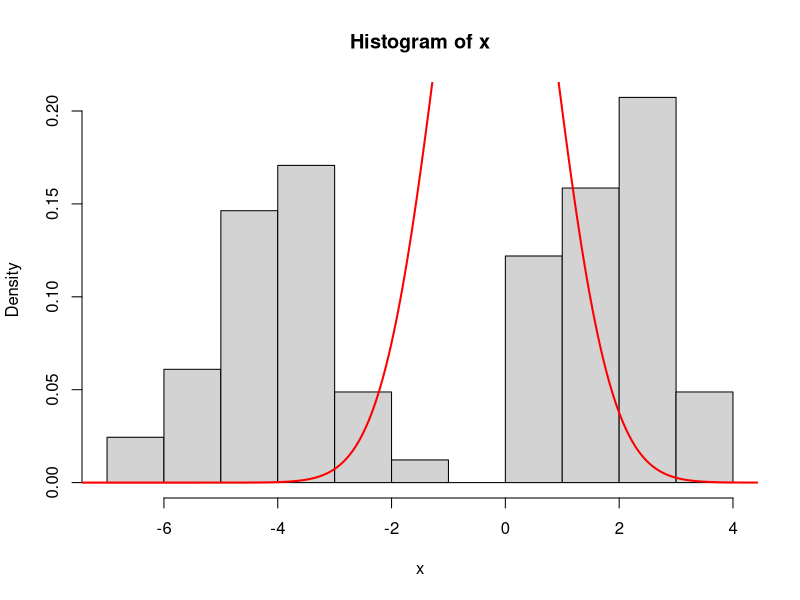

Write the R code that produced this figure.

# zPrior(z = c(1, 2, 3), K = 3, N = 3, alpha = 1.0 )
# -log(6)

################
#---PACKAGES---#
################
require(compiler)
# require(mixtools)

############
#---DATA---#
############
# data generated from a mixture of two normals 0.5 * N(-4,1) + 0.5 * N(2,1) 
x <- c(3.2021219417081, 2.65741884298405, 0.780137036066781, 3.64724723765017, 
       2.81041331245526, -4.62984071052694, -3.14281370657829, -3.12319766617262, 
       0.908978440112633, 2.51957106216094, 1.6829613082298, -3.87567468005131, 
       0.945705446404869, 0.495428223641111, -3.70222557688605, 3.68414040371748, 
       1.71340601895164, 1.14251338854263, -4.67625135117806, -4.36161079110522, 
       2.5622235140633, 2.06378756223698, -6.05965795191174, 2.03357186159356, 
       1.85332992519105, -2.90292806264, -2.3872030054047, 2.97532564926973, 
       1.36038670563403, 2.03484398255987, -2.90544404614717, 1.94541101948915, 
       1.89877326620243, -4.58947787551057, -5.23332969425005, 1.35028279895402, 
       -5.7057364084379, -4.19795250440479, 0.169765958342949, -4.41040237770636, 
       3.23366242337812, 2.7355634096666, -3.79124850215067, 1.81625386149323, 
       1.1244817398166, -5.351603849814, -4.28238069609014, 2.81686670597407, 
       -3.41167847159064, 2.2695834486729, -4.33355486366414, -4.07156878219267, 
       0.66540681953474, 1.54438714296735, -6.69483940993138, -3.33693275965261, 
       -1.79182385472336, 2.57088565077193, 1.36080493186315, 2.47510953571402, 
       2.21485345997249, -3.14067593928145, -5.09841477435681, 0.995868098296324, 
       0.780575051090966, -4.78524027264247, -5.00218879969458, -3.31819478384048, 
       -3.22225921308094, 2.90755400556924, -4.5340589955408, -3.17250220599487, 
       1.3692421554455, 0.471461424865359, 2.21459894893125, -2.10032867323119, 
       -3.94392608719873, -3.96057630155318, -3.71448565584273, 0.730529435675807, 
       2.20540388616452, -4.56182609476879)

# x = rnormmix(82, lambda = c(0.5, 0.5), mu = c(-4, 2), sigma = c(1, 1))

##################
#---LIKELIHOOD---#
##################

partialLoglike <- function(x, mu, P) {
  return(dnorm( x, mean = mu, sd = P, log = TRUE))
}

loglikelihood <- function(mu, z, P, data) {
  # mu - vector with K unique mean values
  # z - vector with N cluster assignments
  # data - vector with N data points
  # P - std dev (fixed)
  logL = 0;
  for(i in 1 : length(data)) {
    xi = data[i]
    mui = mu[z[i]]
    logL = logL + partialLoglike(xi, mui, P) #dnorm(x = xi, mean = mui, sd = P, log = TRUERUE )
  }
  
  return(logL )
}#END: loglikelihood

loglikelihood <- cmpfun(loglikelihood)

############
############
##---MU---##
############
############

#---PRIOR---#
muPrior <- function(mu, K, mu0, P0) {
  # prior for mu parameters (base model)
  # mu: vector of K unique parameter values
  # @return: likelihood of mu
  loglike = 0
  for(i in 1 : K) {
    
    loglike = loglike + dnorm(mu[i], mu0, P0)
    
  }#END: i loop
  
  return(loglike)
}#END: muPrior

muPrior <- cmpfun(muPrior)

#---RANDOM DRAW FROM PRIOR---#
muRand <- function(mu0, P0) {
  # generates random value from the prior for mu
  value = rnorm(n = 1, mean = mu0, sd = P0)
  return(value)
}#END: muRand

#---PROPOSAL---#
muProposal <- function(xt, operate = TRUE, gaussian = FALSE, window = 0.1, s = NULL) {
  # random walk (symmetric) proposals 
  K = length(xt)
  r.cand = rep(NA, K)
  d.cand = rep(NA, K)
  d.curr = rep(NA, K)
  
  for(i in 1 : K) {
    
    if(operate) {
      if (gaussian){
        # Normal random walk proposal
        r.cand[i] = rnorm(1, mean = xt[i], sd = s)
        d.cand[i] = dnorm(r.cand[i], mean = xt[i], sd = s, log = TRUE)
        d.curr[i] = dnorm(xt[i], mean = xt[i], sd = s, log = TRUE)
        
      }else{
        
        r.cand[i] = runif(1, min = xt[i] - window, max = xt[i] + window)
        # they will be the same, proposal is symmetrical
        d.cand[i] = dunif(r.cand[i], min = xt[i] - window, max = xt[i] + window, log = TRUE)
        d.curr[i] = dunif(xt[i], min = xt[i] - window, max = xt[i] + window, log = TRUE)
        
      }
      
      
    } else {
      r.cand[i] = xt[i]
      d.cand[i] = 0
      d.curr[i] = 0
    }
    
  }#END: i loop
  
  return(list(r.cand = r.cand, d.cand = d.cand, d.curr = d.curr))
}#END: muProposal

muProposal <- cmpfun(muProposal)

###########
###########
##---Z---##
###########
###########

#---PRIOR---#
zPrior <- function(z, K, N, mu, mu0, P0, alpha) {
  # prior for cluster assignments
  # @return: loglikelihood of an assignmnent z
  counts = matrix(NA, ncol = K, dimnames = list(NULL, c(1 : K) ) )
  theTable <- table(z)
  
  for(i in 1 : K) {
    colname <-  colnames(counts)[i]
    value <- theTable[which(names(theTable) == colname)]
    value <- ifelse(is.numeric(value), value, 0)
    counts[, i] <- ifelse(is.na(value), 0, value)
  }#END: i loop
  
  loglike = K * log(alpha)
  for(i in 1 : K) {
    
    eta = counts[i]
    if(eta > 0) {
      loglike = loglike + lfactorial(eta - 1)
    }# END: eta check
    
  }# END: i loop
  
  for(i in 1 : N) {
    loglike = loglike - log(alpha + i - 1)
  }
  
  loglike = loglike + muPrior(mu, K, mu0, P0)
  
  return(loglike)
}#END: prior

zPrior <- cmpfun(zPrior)

#---PROPOSAL---#
# zProposal <- function(z, K, N, mu, P, mu0, P0, alpha) {
#   # random walk (symmetric) integer proposal
#   index = sample( c(1 : N), 1)
#   value = sample( c(1 : K), 1 )
#   
#   r.cand = z
#   r.cand[index] = value
#   
#   # on the log scale
#   d.cand = 0
#   d.curr = 0
#   
#   return(list(r.cand = r.cand, d.cand = d.cand, d.curr = d.curr))
# }# END: proposal

zProposal <- function(z, K, N, mu, P, mu0, P0, alpha) {
  # gibbs proposal (algorithm 2 from Neal 2000)
  r.cand = z
  for(index in 1 : N) {
    
    occupancy = matrix(NA, ncol = K, dimnames = list(NULL, c(1 : K) ) )
    zi = r.cand[ - index]
    theTable = table(zi)
    
    for(i in 1 : K) {
      colname <-  colnames(occupancy)[i]
      value   <- theTable[which(names(theTable) == colname)]
      value   <- ifelse(is.numeric(value), value, 0)
      occupancy[, i] <- ifelse(is.na(value), 0, value)
    }#END: i loop
    
    probs = matrix(NA, ncol = K, dimnames = list(NULL, c(1 : K) ) )
    for(i in 1 : K) {
      
      if(occupancy[i] == 0) {# draw new
        
        # likelihood for unrepresented class: / P(x[index] | mu[i]) * P(mu[i]) dm[i]
        # M-H for poor people:  sample from prior for mu (base model), evaluate at likelihood
        
        M = 1
        like = 0
        for(m in 1 : M) {
          mu.cand = muRand(mu0, P0)
          like = like + partialLoglike( x[index], mu.cand, P ) 
        }
        
        probs[i] = log( (alpha) / (N - 1 + alpha) ) + like / M
        
      } else {# draw existing
        
        # likelihood for components with observations other than x_i currently associated with them is N(mu_j, P)
        like = dnorm( x[index], mu[i], P, log = TRUE) 
        probs[i] = ( (occupancy[i]) / (N - 1 + alpha) ) + like
        
      }#END: occupation check
      
    }#END: i loop
    
    # rescale to improve accuracy
    #     max = max(probs)
    #     for(i in 1 : K) {
    #       probs[i] = probs[i] - max
    #     }
    #     
    #     # normalize probs (b in Neal 2000)
    #     norm = 0;
    #     for(i in 1 : K) {
    #       norm = norm + probs[i]^2
    #     }
    #     norm = sqrt( norm )
    #     
    #     for(i in 1 : K) {
    #       probs[i] = probs[i] / norm 
    #     }
    #     
    probs = exp(probs)
    
    value = sample(c(1 : K), size = 1, prob = probs)
    r.cand[index] = value
  }#END: index loop
  
  # on log scale
  d.cand =  0 
  d.curr =  0 
  
  return(list(r.cand = r.cand, d.cand = d.cand, d.curr = d.curr))
}#END: proposal

zProposal <- cmpfun(zProposal)

###############
#---SAMPLER---#
###############
metropolisHastings <- function(loglikelihood, prior, proposal, data, zstartvalue, mustartvalue, P, mu0, P0, alpha, Nsim, GP = FALSE) {
  
  N <- length(zstartvalue)
  K <- length(mustartvalue)
  
  acc <- rep (NA, Nsim - 1)
  muchain = array(dim = c(Nsim, K))
  muchain[1, ] = mustartvalue
  
  zchain = array(dim = c(Nsim, N))
  zchain[1, ] = zstartvalue
  for (i in 1 : (Nsim - 1)) {
    cat("Iteration:", i, "of", Nsim, "\n")
    zcandidate = zProposal(z = zchain[i, ], K, N, mu = muchain[i, ], P,  mu0, P0, alpha)
    r.zcandidate = zcandidate$r.cand
    d.zcandidate = zcandidate$d.cand
    d.zcurr = zcandidate$d.curr
    
    mucandidate = muProposal(muchain[i, ], operate = TRUE, gaussian = GP, s = P) 
    
    r.mucandidate = mucandidate$r.cand
    d.mucandidate = sum(mucandidate$d.cand)
    d.mucurr = sum(mucandidate$d.curr)
    
    probab = exp(
      
      ( loglikelihood(mu = r.mucandidate, z = r.zcandidate, P = P, data) + 
          zPrior(r.zcandidate, K, N, r.mucandidate, mu0, P0, alpha) + d.zcandidate + 
          muPrior(r.mucandidate, K, mu0, P0) + d.mucandidate
      ) -
        
        ( loglikelihood(mu = muchain[i, ], z = zchain[i, ], P = P, data) + 
            zPrior(zchain[i, ], K, N, muchain[i, ], mu0, P0, alpha) + d.zcurr + 
            muPrior(muchain[i, ], K, mu0, P0) + d.mucurr
        )
      
    )
    
    if (runif(1) < probab) {
      acc[i] <- 1
      zchain[i + 1, ] = r.zcandidate
      muchain[i + 1, ] = r.mucandidate
    } else {
      zchain[i + 1, ] = zchain[i, ]
      muchain[i + 1, ] = muchain[i, ]
      acc[i] <- 0
    }#END: accept check
    
  }#END: iterations loop
  
  return(list(zchain = zchain, muchain = muchain, acceptance.ratio = mean(acc)))
}#END: metropolisHastings

metropolisHastings <- cmpfun(metropolisHastings)


############
#---MCMC---#
############
num.mode <- function(x) {
  as.numeric(names(which(table(x) == max(table(x)))))
}

CI <- function (x, ci = 0.95) {
  a = mean(x)
  s = sd(x)
  n = length(x)
  error = qt(ci + (1 - ci)/2, df = n - 1) * s/sqrt(n)
  
  return(c(upper = a + error, mean = a, lower = a - error))
}

run <- function() {
  
  Nsim  <-  10^3
  N     <- length(x)
  P     <- 1
  alpha <- 0.01
  z     <- rep(1, N)
  K     <- 2
  mu    <- rep(0, K)
  mu0   <- mean(x) 
  P0    <- sd(x)
  
  chain = metropolisHastings(loglikelihood, prior, proposal, data = x, zstartvalue = z, mustartvalue = mu, P, mu0, P0, alpha, Nsim, GP = FALSE)
  
  muchain = chain$muchain
  zchain = chain$zchain
  
  cat("Acceptance ratio:", chain$acceptance.ratio, "\n\n")
  ### getting the posterior past burnin
  burnin <- 200
  postMode = apply(zchain[burnin : Nsim, ], 2, num.mode)
  postMean = apply(muchain[burnin : Nsim, ], 2, mean)
  
  probs = rep(NA, length(postMean))
  for(i in 1 : K) {
    probs[i] = sum(postMode == i) / N
  }
  
  grid = seq(min(x) - 1, max(x) + 1, length = 500)
  dens = rep(NA, length = length(grid))
  
  for(i in 1 : length(grid)) {
    dens[i] = sum(probs * dnorm(grid[i], postMean, P))
  }
  
  hist(x, freq = FALSE)
  lines(grid, dens, col = 'red', lwd = 2)
  
  print(postMode)
  print(kmeans(x, centers = c(-4, 2))$cluster)
  
  for(i in 1 : K) {
    print(CI(muchain[burnin : Nsim, i], ci = 0.95))
  }#END: i loop
}#END: run

run()
